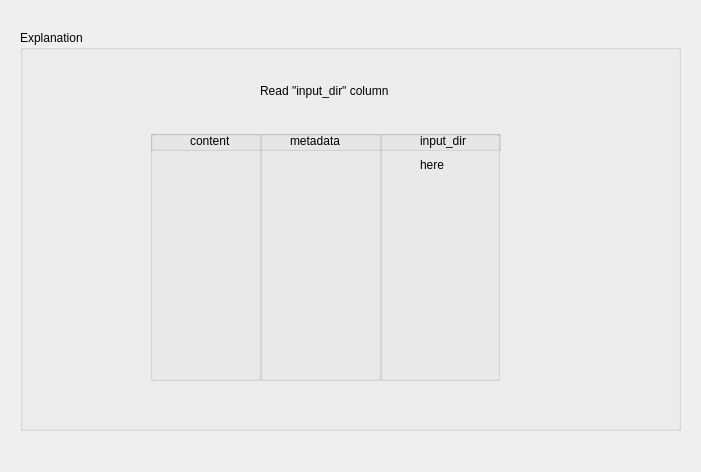
<?xml version="1.0" encoding="UTF-8"?>
<ui version="4.0">
 <class>Form</class>
 <widget class="QWidget" name="Form">
  <property name="geometry">
   <rect>
    <x>0</x>
    <y>0</y>
    <width>701</width>
    <height>472</height>
   </rect>
  </property>
  <property name="windowTitle">
   <string>Speech to Text</string>
  </property>
  <widget class="QGroupBox" name="groupBox">
   <property name="geometry">
    <rect>
     <x>20</x>
     <y>30</y>
     <width>661</width>
     <height>401</height>
    </rect>
   </property>
   <property name="title">
    <string>Explanation</string>
   </property>
   <widget class="QLabel" name="label">
    <property name="geometry">
     <rect>
      <x>240</x>
      <y>40</y>
      <width>261</width>
      <height>41</height>
     </rect>
    </property>
    <property name="text">
     <string>Read &quot;input_dir&quot; column</string>
    </property>
   </widget>
   <widget class="QGroupBox" name="groupBox_2">
    <property name="geometry">
     <rect>
      <x>130</x>
      <y>100</y>
      <width>111</width>
      <height>251</height>
     </rect>
    </property>
    <property name="title">
     <string/>
    </property>
   </widget>
   <widget class="QGroupBox" name="groupBox_3">
    <property name="geometry">
     <rect>
      <x>240</x>
      <y>100</y>
      <width>121</width>
      <height>251</height>
     </rect>
    </property>
    <property name="title">
     <string/>
    </property>
   </widget>
   <widget class="QGroupBox" name="groupBox_4">
    <property name="geometry">
     <rect>
      <x>360</x>
      <y>100</y>
      <width>120</width>
      <height>251</height>
     </rect>
    </property>
    <property name="title">
     <string/>
    </property>
    <widget class="QLabel" name="label_5">
     <property name="geometry">
      <rect>
       <x>40</x>
       <y>30</y>
       <width>35</width>
       <height>10</height>
      </rect>
     </property>
     <property name="text">
      <string>here</string>
     </property>
    </widget>
   </widget>
   <widget class="QGroupBox" name="groupBox_5">
    <property name="geometry">
     <rect>
      <x>130</x>
      <y>100</y>
      <width>351</width>
      <height>21</height>
     </rect>
    </property>
    <property name="title">
     <string/>
    </property>
    <widget class="QLabel" name="label_2">
     <property name="geometry">
      <rect>
       <x>40</x>
       <y>3</y>
       <width>61</width>
       <height>16</height>
      </rect>
     </property>
     <property name="text">
      <string>content</string>
     </property>
    </widget>
    <widget class="QLabel" name="label_3">
     <property name="geometry">
      <rect>
       <x>140</x>
       <y>3</y>
       <width>71</width>
       <height>16</height>
      </rect>
     </property>
     <property name="text">
      <string>metadata</string>
     </property>
    </widget>
    <widget class="QLabel" name="label_4">
     <property name="geometry">
      <rect>
       <x>270</x>
       <y>3</y>
       <width>71</width>
       <height>16</height>
      </rect>
     </property>
     <property name="text">
      <string>input_dir</string>
     </property>
    </widget>
   </widget>
  </widget>
 </widget>
 <resources/>
 <connections/>
</ui>
